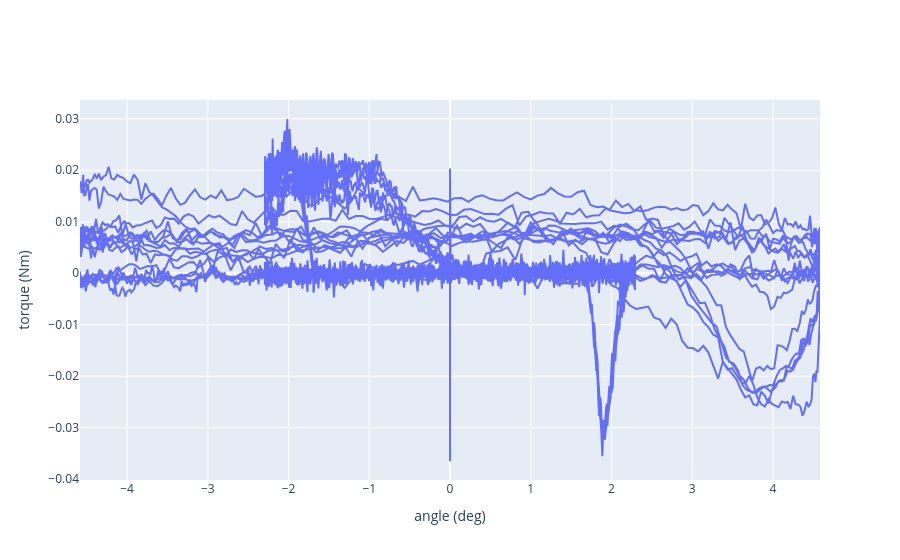

Here is the notebook cell this chart was saved with:
### Code cell
fig = go.Figure()
fig.add_trace(go.Scatter(x=angle, y=forcetorque[3,:]))
fig.update_yaxes(title_text="torque (Nm)")
fig.update_xaxes(title_text="angle (deg)")

### Figure 1 — Plotly figure (JSON) as saved in the notebook; plotly's stock layout.template omitted (floating-point values rounded to 4 significant figures; data arrays with more than 128 entries replaced by an {"elided": "..."} marker saying what was removed)
{"data": [{"type": "scatter", "x": {"elided": "20667 float values"}, "y": {"elided": "20667 float values"}}], "layout": {"xaxis": {"title": {"text": "angle (deg)"}}, "yaxis": {"title": {"text": "torque (Nm)"}}}}
